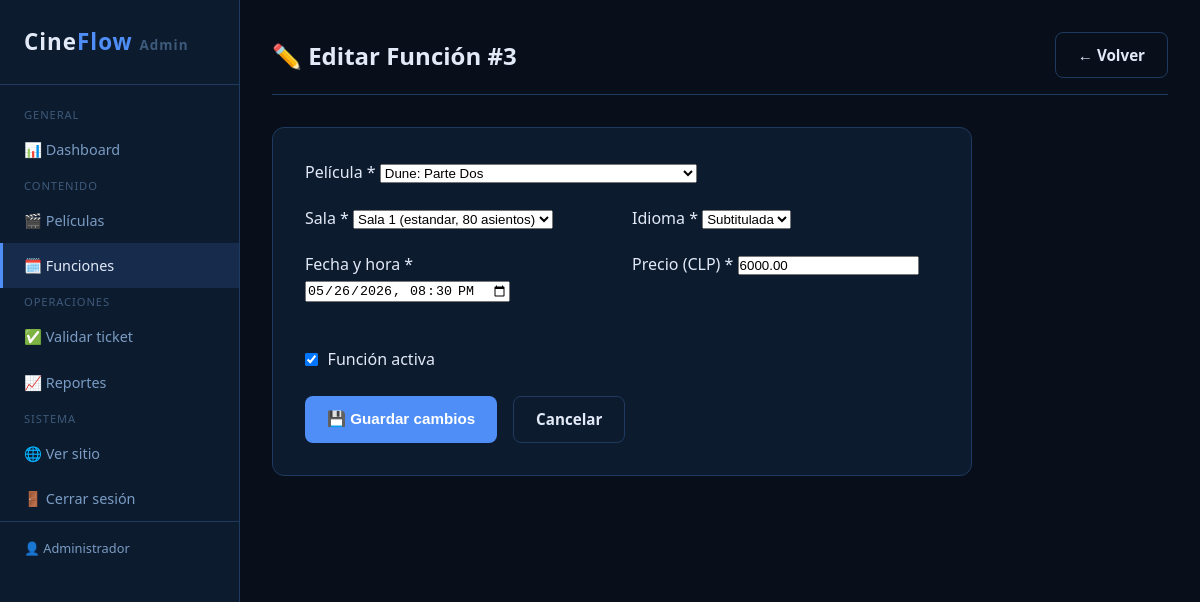
Screenshot of /admin/editar-funcion.php?id=3 (signed in) with the database file from the repository.
### tables this page shows
CREATE TABLE usuarios (
    id            INT UNSIGNED    NOT NULL AUTO_INCREMENT,
    nombre        VARCHAR(100)    NOT NULL,
    email         VARCHAR(150)    NOT NULL,
    password_hash VARCHAR(255)    NOT NULL                  COMMENT 'Hash bcrypt',
    rol           ENUM('admin')   NOT NULL DEFAULT 'admin',
    activo        TINYINT(1)      NOT NULL DEFAULT 1,
    fecha_registro DATETIME       NOT NULL DEFAULT CURRENT_TIMESTAMP,

    PRIMARY KEY (id),
    UNIQUE KEY uq_email (email)
);

CREATE TABLE funciones (
    id             INT UNSIGNED   NOT NULL AUTO_INCREMENT,
    pelicula_id    INT UNSIGNED   NOT NULL,
    sala_id        INT UNSIGNED   NOT NULL,
    fecha_hora     DATETIME       NOT NULL,
    precio         DECIMAL(8,2)   NOT NULL,
    idioma         ENUM('subtitulada','doblada','original') NOT NULL DEFAULT 'subtitulada',
    activa         TINYINT(1)     NOT NULL DEFAULT 1,

    PRIMARY KEY (id),
    UNIQUE KEY uq_sala_horario (sala_id, fecha_hora),
    INDEX idx_pelicula_fecha (pelicula_id, fecha_hora),
    INDEX idx_fecha_hora (fecha_hora),

    CONSTRAINT fk_funcion_pelicula
        FOREIGN KEY (pelicula_id) REFERENCES peliculas(id)
        ON DELETE RESTRICT ON UPDATE CASCADE,
    CONSTRAINT fk_funcion_sala
        FOREIGN KEY (sala_id) REFERENCES salas(id)
        ON DELETE RESTRICT ON UPDATE CASCADE
);

CREATE TABLE peliculas (
    id             INT UNSIGNED   NOT NULL AUTO_INCREMENT,
    titulo         VARCHAR(200)   NOT NULL,
    genero         VARCHAR(80)    NOT NULL,
    sinopsis       TEXT               NULL,
    clasificacion  ENUM('TE','TE+7','MA+14','MA+18') NOT NULL DEFAULT 'TE',
    duracion_min   SMALLINT UNSIGNED  NULL,
    imagen         VARCHAR(300)       NULL                  COMMENT 'Ruta: uploads/peliculas/imagen.jpg',
    activa         TINYINT(1)     NOT NULL DEFAULT 1,
    fecha_estreno  DATE               NULL,

    PRIMARY KEY (id),
    INDEX idx_genero (genero),
    INDEX idx_activa (activa)
);

CREATE TABLE salas (
    id             INT UNSIGNED   NOT NULL AUTO_INCREMENT,
    nombre         VARCHAR(50)    NOT NULL,
    capacidad      SMALLINT UNSIGNED NOT NULL DEFAULT 100,
    tipo           ENUM('estandar','vip','4dx','imax') NOT NULL DEFAULT 'estandar',
    activa         TINYINT(1)     NOT NULL DEFAULT 1,

    PRIMARY KEY (id),
    UNIQUE KEY uq_nombre_sala (nombre)
);

### includes/funciones.php (called while the page is built, shortened)
<?php
function esc(?string $texto): string
{
    return htmlspecialchars((string)$texto, ENT_QUOTES | ENT_SUBSTITUTE, 'UTF-8');
}
function obtenerUsuario(int $usuario_id): ?array
{
    $pdo = obtenerConexion();
    try {
        $stmt = $pdo->prepare("
            SELECT id, nombre, email, rol
            FROM   usuarios
            WHERE  id     = :id
              AND  activo = 1
            LIMIT 1
        ");
        $stmt->execute([':id' => $usuario_id]);
        $fila = $stmt->fetch();
        return $fila ?: null;
    } catch (PDOException $e) {
        registrarError('funciones - obtenerUsuario', $e->getMessage());
        return null;
    }
}

### admin/editar-funcion.php (the view, shortened to what this page needs)
<?php
require_once __DIR__ . '/../includes/funciones.php';
$id  = (int)($_GET['id'] ?? 0);
$pdo = obtenerConexion();
try {
    $stmt = $pdo->prepare("SELECT * FROM funciones WHERE id=:id LIMIT 1");
    $stmt->execute([':id'=>$id]);
    $datos = $stmt->fetch();
} catch (PDOException $e) {
    registrarError('admin-editar-funcion-load', $e->getMessage());
    $datos = null;
}
$datos['fecha_hora_input'] = date('Y-m-d\TH:i', strtotime($datos['fecha_hora']));
try {
    $peliculas_select = $pdo->query("SELECT id, titulo FROM peliculas ORDER BY titulo")->fetchAll();
    $salas_select     = $pdo->query("SELECT id, nombre, tipo, capacidad FROM salas ORDER BY nombre")->fetchAll();
} catch (PDOException $e) {
    $peliculas_select = $salas_select = [];
}
$admin_nav_activo = 'funciones';
require_once __DIR__ . '/includes/header.php';
?>
<div class="admin-topbar">
    <h1>✏️ Editar Función #<?= $id ?></h1>
    <a href="funciones.php" class="btn btn-secundario">← Volver</a>
</div>
<form method="POST" novalidate>
<div class="admin-form">
    <div class="form-grid">
        <div class="campo form-full">
            <label for="pelicula_id">Película *</label>
            <select id="pelicula_id" name="pelicula_id" required>
                <?php foreach ($peliculas_select as $p): ?>
                    <option value="<?= $p['id'] ?>" <?= $datos['pelicula_id']==$p['id']?'selected':''?>><?= esc($p['titulo']) ?></option>
                <?php endforeach; ?>
            </select>
        </div>
        <div class="campo">
            <label for="sala_id">Sala *</label>
            <select id="sala_id" name="sala_id" required>
                <?php foreach ($salas_select as $s): ?>
                    <option value="<?= $s['id'] ?>" <?= $datos['sala_id']==$s['id']?'selected':''?>>
                        <?= esc($s['nombre']) ?> (<?= esc($s['tipo']) ?>, <?= $s['capacidad'] ?> asientos)
                    </option>
                <?php endforeach; ?>
            </select>
        </div>
        <div class="campo">
            <label for="idioma">Idioma *</label>
            <select id="idioma" name="idioma">
                <?php foreach (['subtitulada'=>'Subtitulada','doblada'=>'Doblada','original'=>'Original'] as $v=>$l): ?>
                    <option value="<?= $v ?>" <?= $datos['idioma']===$v?'selected':''?>><?= $l ?></option>
                <?php endforeach; ?>
            </select>
        </div>
        <div class="campo">
            <label for="fecha_hora">Fecha y hora *</label>
            <input type="datetime-local" id="fecha_hora" name="fecha_hora" required value="<?= esc($datos['fecha_hora_input']) ?>">
        </div>
        <div class="campo">
            <label for="precio">Precio (CLP) *</label>
            <input type="number" id="precio" name="precio" min="1" step="100" required value="<?= esc($datos['precio']) ?>">
        </div>
        <div class="campo" style="display:flex;align-items:center;gap:.6rem;padding-top:1.5rem;">
            <input type="checkbox" id="activa" name="activa" value="1" <?= $datos['activa'] ? 'checked' : '' ?> style="width:auto;">
            <label for="activa" style="margin:0;">Función activa</label>
        </div>
    </div>
    <div style="margin-top:1.5rem;display:flex;gap:1rem;">
        <button type="submit" class="btn btn-primario">💾 Guardar cambios</button>
        <a href="funciones.php" class="btn btn-secundario">Cancelar</a>
    </div>
</div>
</form>
<?php require_once __DIR__ . '/includes/footer.php'; ?>

### admin/includes/header.php (shortened to what this page needs)
<?php
$admin_nav_activo ??= '';
$admin = obtenerUsuario((int)$_SESSION['usuario_id']);
?>
<!DOCTYPE html>
<html lang="es">
<head>
    <link rel="stylesheet" href="../assets/css/estilo.css">
    <link rel="stylesheet" href="../assets/css/admin.css">
</head>
<body>
<div class="admin-layout">
<aside class="admin-sidebar">
    <a href="index.php" class="logo">Cine<span>Flow</span> <small style="font-size:.6em;color:var(--texto-muy-suave);">Admin</small></a>
    <nav class="admin-nav">
        <span class="nav-seccion">General</span>
        <a href="index.php"         class="<?= $admin_nav_activo === 'dashboard'  ? 'activo' : '' ?>">📊 Dashboard</a>
        <span class="nav-seccion">Contenido</span>
        <a href="peliculas.php"     class="<?= $admin_nav_activo === 'peliculas'  ? 'activo' : '' ?>">🎬 Películas</a>
        <a href="funciones.php"     class="<?= $admin_nav_activo === 'funciones'  ? 'activo' : '' ?>">🗓️ Funciones</a>
        <span class="nav-seccion">Operaciones</span>
        <a href="validar-ticket.php" class="<?= $admin_nav_activo === 'validar'   ? 'activo' : '' ?>">✅ Validar ticket</a>
        <a href="reportes.php"      class="<?= $admin_nav_activo === 'reportes'   ? 'activo' : '' ?>">📈 Reportes</a>
        <span class="nav-seccion">Sistema</span>
        <a href="../index.php" target="_blank">🌐 Ver sitio</a>
        <a href="logout.php">🚪 Cerrar sesión</a>
    </nav>
    <?php if ($admin): ?>
    <div style="padding:1rem 1.5rem;border-top:1px solid var(--borde);margin-top:auto;font-size:.8rem;color:var(--texto-suave);">
        👤 <?= esc($admin['nombre']) ?>
    </div>
    <?php endif; ?>
</aside>
<main class="admin-content">

### assets/css/estilo.css (style rules this page uses)
:root { --primario: #4f8ef7; --primario-oscuro: #3a7ae0; --primario-suave: rgba(79, 142, 247, .15); --oscuro: #080f1a; --superficie: #0d1b2e; --superficie-alt: #112240; --overlay: rgba(0, 0, 0, .8); --borde: #1e3a5f; --borde-suave: #132035; --texto: #e2eaf8; --texto-suave: #7a9cc4; --texto-muy-suave: #3d5a7a; --verde: #2ecc71; --verde-oscuro: #0d2e1a; --azul: #3498db; --azul-oscuro: #0d1e2e; --amarillo: #f39c12; --amarillo-oscuro: #1a1200; --rojo: #e74c3c; --rojo-oscuro: #2e0d0d; --libre: #0a2a1a; --libre-borde: #2ecc71; --ocupado: #1a0d1a; --ocupado-borde: #5a3a6a; --seleccionado: #0d2a4a; --seleccionado-borde:#4f8ef7; --preferencial: #1a1a0a; --preferencial-borde:#f39c12; --fuente: 'Segoe UI', Arial, sans-serif; --fuente-mono: 'Courier New', Courier, monospace; --ancho-max: 1200px; --radio: 8px; --radio-lg: 12px; --sombra: 0 4px 16px rgba(0, 0, 0, .4); --sombra-lg: 0 8px 32px rgba(0, 0, 0, .6); --transicion: .2s ease; }
*, *::before, *::after { box-sizing: border-box; margin: 0; padding: 0; }
html { scroll-behavior: smooth; }
body { background-color: var(--oscuro); color: var(--texto); font-family: var(--fuente); font-size: 16px; line-height: 1.6; min-height: 100vh; display: flex; flex-direction: column; }
main { flex: 1; }
a { color: var(--primario); text-decoration: none; transition: color var(--transicion); }
h1, h2, h3, h4, h5, h6 { line-height: 1.3; font-weight: 700; }
.logo { font-size: 1.6rem; font-weight: 700; color: var(--primario); letter-spacing: 1px; text-decoration: none; flex-shrink: 0; display: flex; align-items: center; gap: 10px; }
.logo span { color: var(--texto); }
.btn { display: inline-flex; align-items: center; justify-content: center; gap: 8px; padding: 10px 22px; border-radius: var(--radio); font-size: .95rem; font-weight: 600; cursor: pointer; border: none; text-decoration: none; transition: background var(--transicion), color var(--transicion), opacity var(--transicion), transform var(--transicion); white-space: nowrap; }
.btn-primario { background: var(--primario); color: #fff; }
.btn-secundario { background: transparent; color: var(--texto); border: 1px solid var(--borde); }

### assets/css/admin.css (style rules this page uses)
.admin-layout { display: flex; min-height: 100vh; }
.admin-sidebar { width: 240px; background: var(--superficie); border-right: 1px solid var(--borde); padding: 1.5rem 0; position: fixed; top: 0; left: 0; height: 100vh; overflow-y: auto; z-index: 100; }
.admin-sidebar .logo { display: block; padding: 0 1.5rem 1.5rem; font-size: 1.4rem; font-weight: 700; color: var(--texto); text-decoration: none; border-bottom: 1px solid var(--borde); margin-bottom: 1rem; }
.admin-sidebar .logo span { color: var(--primario); }
.admin-nav a { display: flex; align-items: center; gap: .6rem; padding: .7rem 1.5rem; color: var(--texto-suave); text-decoration: none; font-size: .9rem; transition: all .2s; }
.admin-nav a:hover, .admin-nav a.activo { background: var(--primario-suave); color: var(--texto); border-left: 3px solid var(--primario); padding-left: calc(1.5rem - 3px); }
.admin-nav .nav-seccion { padding: 1rem 1.5rem .3rem; font-size: .7rem; text-transform: uppercase; letter-spacing: .08em; color: var(--texto-muy-suave); }
.admin-content { margin-left: 240px; flex: 1; padding: 2rem; min-height: 100vh; }
.admin-topbar { display: flex; align-items: center; justify-content: space-between; margin-bottom: 2rem; padding-bottom: 1rem; border-bottom: 1px solid var(--borde); }
.admin-topbar h1 { font-size: 1.5rem; color: var(--texto); margin: 0; }
.admin-form { background: var(--superficie); border: 1px solid var(--borde); border-radius: var(--radio-lg); padding: 2rem; max-width: 700px; }
.form-grid { display: grid; grid-template-columns: 1fr 1fr; gap: 1.25rem; }
.form-full { grid-column: 1 / -1; }

### rows the page displays
usuarios: nombre "Administrador"
funciones: pelicula_id "Dune: Parte Dos", sala_id "Sala 1 (estandar, 80 asientos)", idioma "Subtitulada", precio "6000.00", activa "☑"

### other values shown
$id "3"
